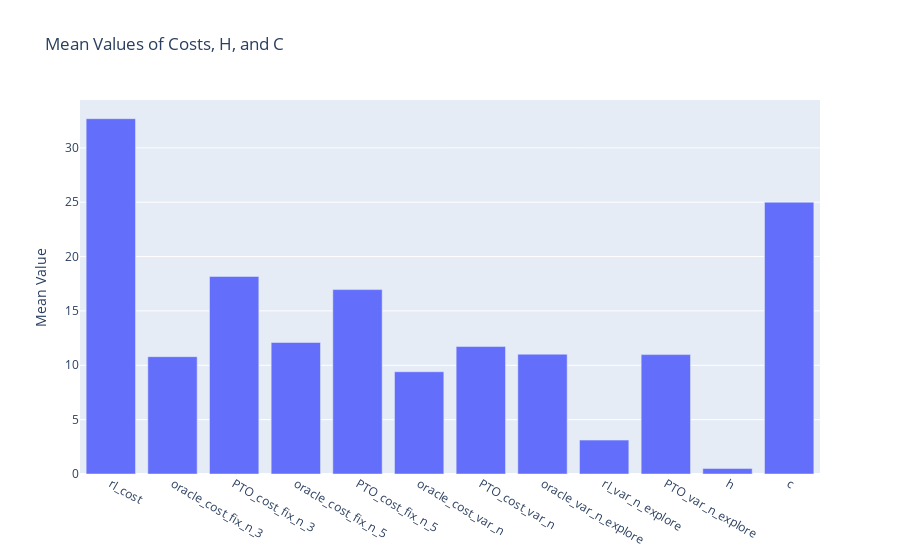
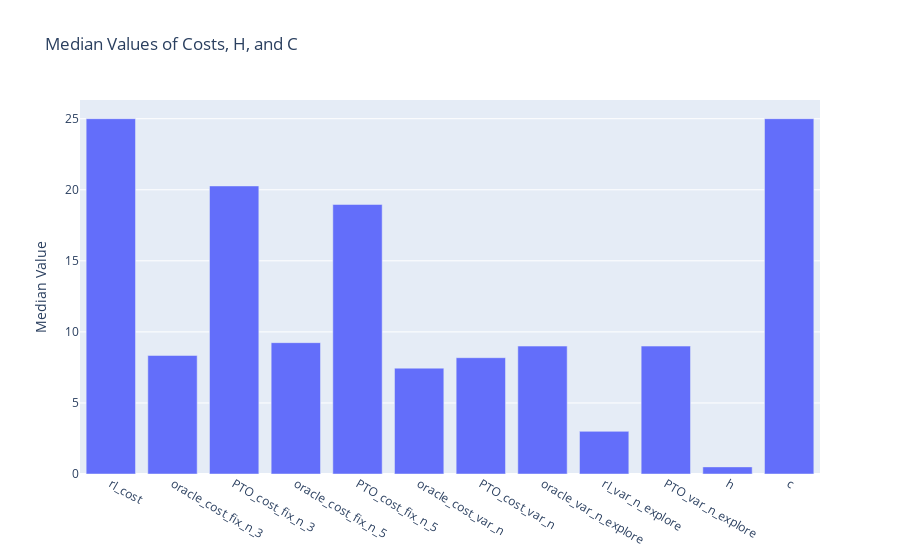

Write notebook code for charts like these, in order.
### Markdown cell above
## Visualize Results

### Code cell
import plotly.graph_objects as go

all_costs = [x for x in df.columns if 'cost' in x] + ['oracle_var_n_explore', 'rl_var_n_explore', 'PTO_var_n_explore']

# Calculate means
means = df[all_costs + ['h', 'c']].mean()

# Plot
fig = go.Figure(data=[go.Bar(x=means.index, y=means.values)])
fig.update_layout(title="Mean Values of Costs, H, and C", yaxis_title="Mean Value")
fig.show()

# Calculate medians
medians = df[all_costs + ['h', 'c']].median()

# Plot
fig = go.Figure(data=[go.Bar(x=medians.index, y=medians.values)])
fig.update_layout(title="Median Values of Costs, H, and C", yaxis_title="Median Value")
fig.show()

# Create a dataframe with two rows: one for means and one for medians
summary_df = pd.DataFrame({'Mean': means, 'Median': medians}).T
summary_df.head()

### Figure 1 — Plotly figure (JSON) as saved in the notebook; plotly's stock layout.template omitted (floating-point values rounded to 4 significant figures)
{"data": [{"type": "bar", "x": ["rl_cost", "oracle_cost_fix_n_3", "PTO_cost_fix_n_3", "oracle_cost_fix_n_5", "PTO_cost_fix_n_5", "oracle_cost_var_n", "PTO_cost_var_n", "oracle_var_n_explore", "rl_var_n_explore", "PTO_var_n_explore", "h", "c"], "y": [32.68, 10.79, 18.17, 12.1, 16.96, 9.405, 11.72, 11.02, 3.119, 10.98, 0.5, 25.0]}], "layout": {"title": {"text": "Mean Values of Costs, H, and C"}, "yaxis": {"title": {"text": "Mean Value"}}}}

### Figure 2 — Plotly figure (JSON) as saved in the notebook; plotly's stock layout.template omitted (floating-point values rounded to 4 significant figures)
{"data": [{"type": "bar", "x": ["rl_cost", "oracle_cost_fix_n_3", "PTO_cost_fix_n_3", "oracle_cost_fix_n_5", "PTO_cost_fix_n_5", "oracle_cost_var_n", "PTO_cost_var_n", "oracle_var_n_explore", "rl_var_n_explore", "PTO_var_n_explore", "h", "c"], "y": [25.0, 8.34, 20.27, 9.242, 18.97, 7.448, 8.184, 9.0, 3.0, 9.0, 0.5, 25.0]}], "layout": {"title": {"text": "Median Values of Costs, H, and C"}, "yaxis": {"title": {"text": "Median Value"}}}}
